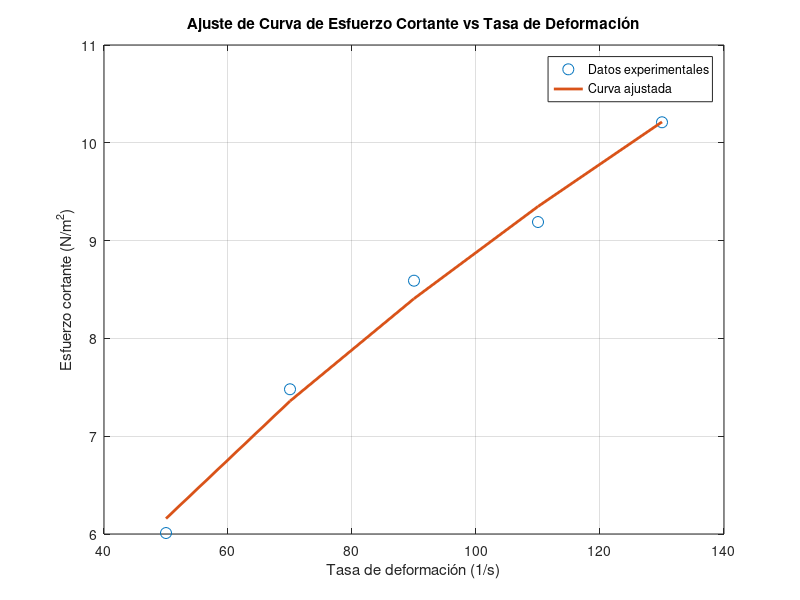

Here is the MATLAB script that generated this plot:
% Datos experimentales
gamma_dot = [50 70 90 110 130]; % Tasa de deformación
tau = [6.01 7.48 8.59 9.19 10.21]; % Esfuerzo cortante

% Función a ajustar
modelfun = @(params, gamma_dot) params(1) .* gamma_dot .^ params(2);

% Condiciones iniciales para los parámetros
params0 = [2, 1]; % Valores iniciales para m y n

% Ajuste de la curva
params = lsqcurvefit(modelfun, params0, gamma_dot, tau);

% Valores de los parámetros ajustados
m = params(1);
n = params(2);

% Valores ajustados
tau_fit = modelfun(params, gamma_dot);

% Cálculo del porcentaje de error
percent_error = abs(tau - tau_fit) ./ abs(tau) * 100;

% Cálculo del promedio de error
average_error = mean(percent_error);

% Mostrar los resultados
fprintf('El valor de m es: %.4f\n', m);
fprintf('El valor de n es: %.4f\n', n);

% Mostrar el porcentaje de error para cada punto
for i = 1:length(tau)
    fprintf('Porcentaje de error para gamma_dot = %.1f: %.2f%%\n', gamma_dot(i), percent_error(i));
end

% Mostrar el promedio de error
fprintf('El promedio de error porcentual es: %.2f%%\n', average_error);

% Graficar los datos y la curva ajustada
figure;
plot(gamma_dot, tau, 'o', 'MarkerSize', 8, 'DisplayName', 'Datos experimentales');
hold on;
plot(gamma_dot, tau_fit, '-', 'LineWidth', 2, 'DisplayName', 'Curva ajustada');
xlabel('Tasa de deformación (1/s)');
ylabel('Esfuerzo cortante (N/m^2)');
title('Ajuste de Curva de Esfuerzo Cortante vs Tasa de Deformación');
legend('show');
grid on;
